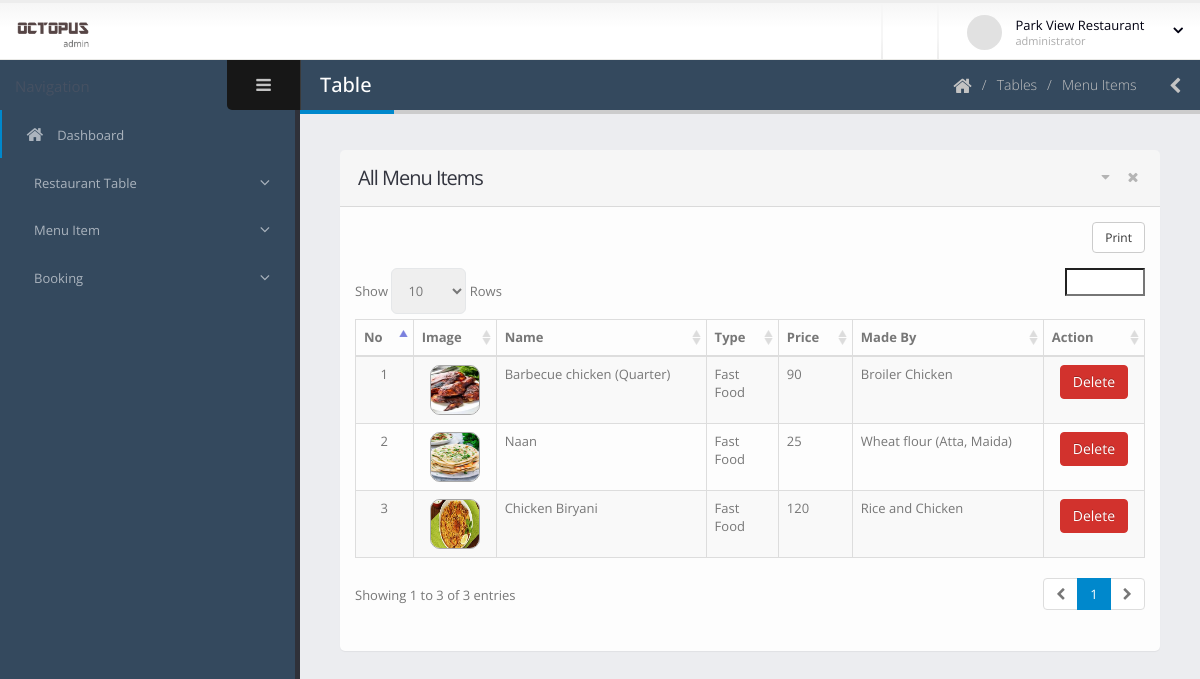
/dashboard/menu-list.php (signed in), run on the app's committed database.
### tables this page shows
CREATE TABLE `menu_item` (
  `id` int(11) NOT NULL,
  `res_id` int(11) DEFAULT NULL,
  `item_name` varchar(200) DEFAULT NULL,
  `madeby` varchar(300) DEFAULT NULL,
  `food_type` varchar(100) NOT NULL,
  `price` float DEFAULT NULL,
  `image` varchar(500) DEFAULT NULL
);

### dashboard/menu-list.php (the view, shortened to what this page needs)
<?php include 'template/header.php';
?>
	<body>
		<section class="body">
			<?php include 'template/top-bar.php'; ?>
			<div class="inner-wrapper">
				<?php include 'template/left-bar.php'; ?>
				<section role="main" class="content-body">
					<header class="page-header">
						<h2>Table</h2>
						<div class="right-wrapper pull-right">
							<ol class="breadcrumbs">
								<li>
									<a href="index.php">
										<i class="fa fa-home"></i>
									</a>
								</li>
								<li><span>Tables</span></li>
								<li><span>Menu Items</span></li>
							</ol>
							<a class="sidebar-right-toggle" data-open="sidebar-right"><i class="fa fa-chevron-left"></i></a>
						</div>
					</header>
						<section class="panel">
							<header class="panel-heading">
								<div class="panel-actions">
									<a href="#" class="fa fa-caret-down"></a>
									<a href="#" class="fa fa-times"></a>
								</div>
								<h2 class="panel-title">All Menu Items</h2>
							</header>
							<div class="panel-body">
								<table class="table table-bordered table-striped mb-none" id="datatable-tabletools" data-swf-path="assets/vendor/jquery-datatables/extras/TableTools/swf/copy_csv_xls_pdf.swf">
									<thead>
										<tr>
											<th>No</th>
											<th>Image</th>
											<th>Name</th>
											<th>Type</th>
											<th>Price</th>
											<th>Made By</th>
											<th class="hidden-phone">Action</th>
										</tr>
									</thead>
									<tbody>
										<?php
										$res_id = $_SESSION['id'];
										$count = 1;
										$con = connect();
										$sql = "SELECT * FROM `menu_item` WHERE res_id = '$res_id';";
										$result = $con->query($sql);
										foreach ($result as $r) {
										?>
										<tr class="gradeX">
											<td class="center hidden-phone"><?php echo $count; ?></td>
											<td class="center hidden-phone">
												<figure class="image rounded">
													<img style="height: 50px;width: 50px;border-radius: 10px;    border: 1px solid darkgray;" src="item-image/<?php echo $r['image']; ?>" alt="Item Image" >
												</figure>
											</td>
											<td><?php echo $r['item_name']; ?></td>
											<td><?php echo $r['food_type']; ?></td>
											<td><?php echo $r['price']; ?></td>
											<td><?php echo $r['madeby']; ?></td>
											<td class="center hidden-phone">
												<a href="menu-manage.php?menu_id=<?php echo $r['id']; ?>" class="btn btn-danger"  onclick="if (!Done()) return false; ">Delete</a>
											</td>
										</tr>
										<?php $count++; } ?>
									</tbody>
								</table>
							</div>
						</section>
				</section>
			</div>
		</section>
	</body>
</html>

### dashboard/assets/stylesheets/skins/default.css (style rules this page uses)
a, .btn-link { color: #0088cc; }
body .btn-danger { color: #ffffff; text-shadow: 0 -1px 0 rgba(0, 0, 0, 0.25); background-color: #d2322d; border-color: #d2322d; }
.page-header h2 { border-bottom-color: #0088cc; }

### data on the page
menu_item: image (picture), item_name "Barbecue chicken (Quarter)", food_type "Fast Food", price "90", madeby "Broiler Chicken"
menu_item: image (picture), item_name "Naan", food_type "Fast Food", price "25", madeby "Wheat flour (Atta, Maida)"
menu_item: image (picture), item_name "Chicken Biryani", food_type "Fast Food", price "120", madeby "Rice and Chicken"

### other printed values
$_SESSION['name'] "Park View Restaurant"
